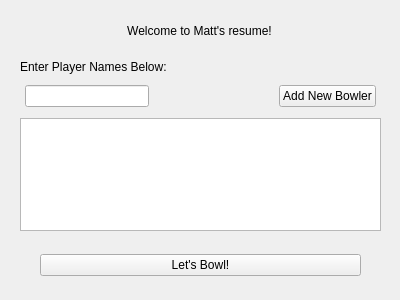
<?xml version="1.0" encoding="UTF-8"?>
<ui version="4.0">
 <class>StartGame</class>
 <widget class="QWidget" name="StartGame">
  <property name="geometry">
   <rect>
    <x>0</x>
    <y>0</y>
    <width>400</width>
    <height>300</height>
   </rect>
  </property>
  <property name="windowTitle">
   <string>Form</string>
  </property>
  <widget class="QWidget" name="horizontalLayoutWidget_2">
   <property name="geometry">
    <rect>
     <x>9</x>
     <y>10</y>
     <width>381</width>
     <height>41</height>
    </rect>
   </property>
   <layout class="QHBoxLayout" name="horizontalLayout_2">
    <item>
     <widget class="QLabel" name="welcome">
      <property name="text">
       <string>Welcome to Matt's resume!</string>
      </property>
      <property name="alignment">
       <set>Qt::AlignCenter</set>
      </property>
     </widget>
    </item>
   </layout>
  </widget>
  <widget class="QWidget" name="horizontalLayoutWidget_3">
   <property name="geometry">
    <rect>
     <x>40</x>
     <y>240</y>
     <width>321</width>
     <height>51</height>
    </rect>
   </property>
   <layout class="QHBoxLayout" name="horizontalLayout_3">
    <item>
     <widget class="QPushButton" name="start_game">
      <property name="text">
       <string>Let's Bowl!</string>
      </property>
     </widget>
    </item>
   </layout>
  </widget>
  <widget class="QWidget" name="verticalLayoutWidget">
   <property name="geometry">
    <rect>
     <x>20</x>
     <y>60</y>
     <width>361</width>
     <height>171</height>
    </rect>
   </property>
   <layout class="QVBoxLayout" name="verticalLayout">
    <item>
     <widget class="QLabel" name="label_add_player">
      <property name="text">
       <string>Enter Player Names Below:</string>
      </property>
     </widget>
    </item>
    <item>
     <layout class="QHBoxLayout" name="horizontalLayout_6">
      <property name="sizeConstraint">
       <enum>QLayout::SetFixedSize</enum>
      </property>
      <property name="leftMargin">
       <number>5</number>
      </property>
      <property name="topMargin">
       <number>5</number>
      </property>
      <property name="rightMargin">
       <number>5</number>
      </property>
      <property name="bottomMargin">
       <number>5</number>
      </property>
      <item>
       <widget class="QLineEdit" name="player_name">
        <property name="clearButtonEnabled">
         <bool>false</bool>
        </property>
       </widget>
      </item>
      <item>
       <spacer name="horizontalSpacer">
        <property name="orientation">
         <enum>Qt::Horizontal</enum>
        </property>
        <property name="sizeHint" stdset="0">
         <size>
          <width>40</width>
          <height>20</height>
         </size>
        </property>
       </spacer>
      </item>
      <item>
       <widget class="QPushButton" name="add_new_bowler">
        <property name="minimumSize">
         <size>
          <width>20</width>
          <height>20</height>
         </size>
        </property>
        <property name="text">
         <string>Add New Bowler</string>
        </property>
       </widget>
      </item>
     </layout>
    </item>
    <item>
     <widget class="QListWidget" name="player_list"/>
    </item>
    <item>
     <spacer name="verticalSpacer">
      <property name="orientation">
       <enum>Qt::Vertical</enum>
      </property>
      <property name="sizeHint" stdset="0">
       <size>
        <width>20</width>
        <height>40</height>
       </size>
      </property>
     </spacer>
    </item>
   </layout>
  </widget>
 </widget>
 <resources/>
 <connections/>
</ui>
